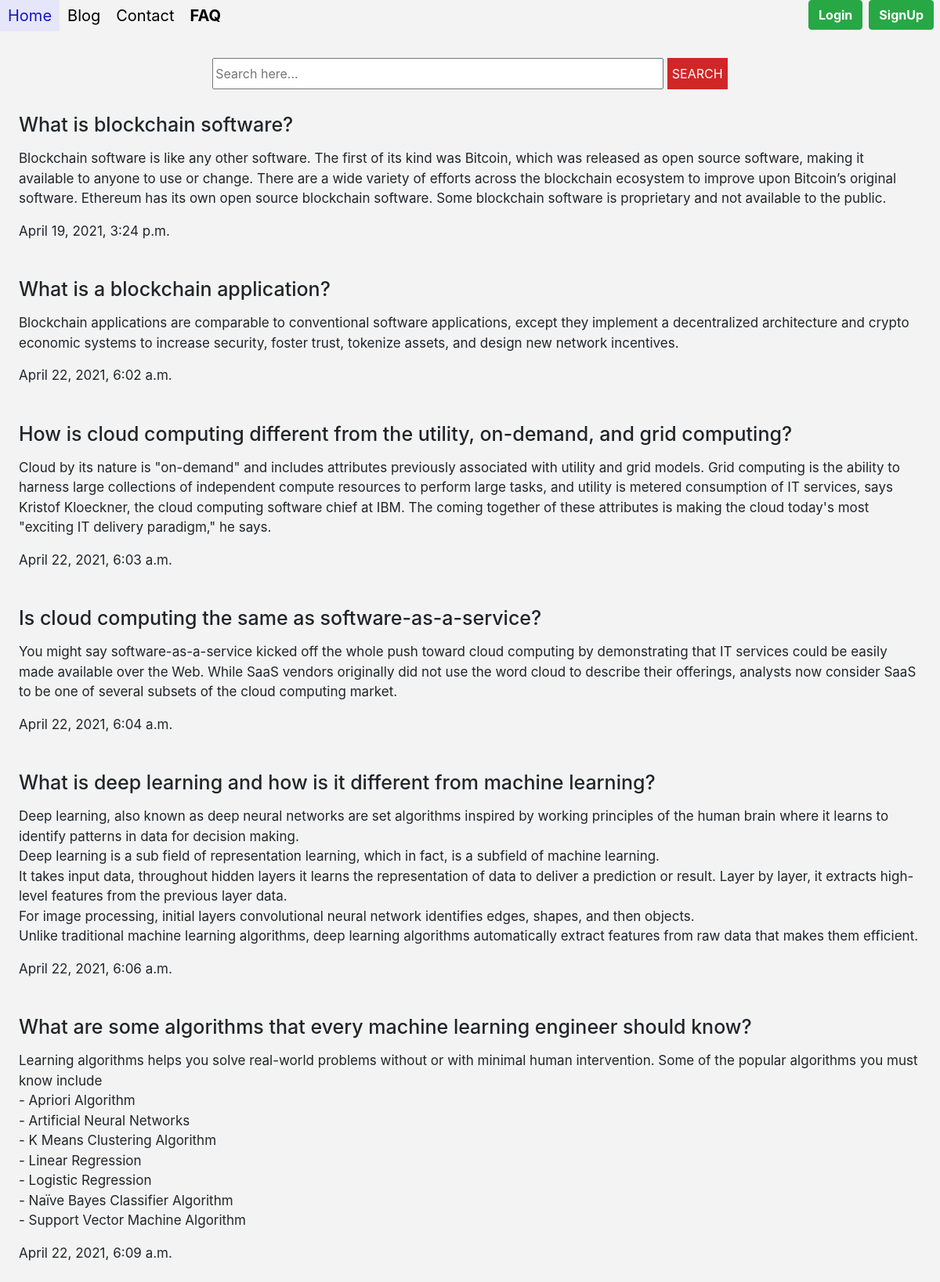
Screenshot of /faq/ with the database file from the repository.
### app/models.py (models this page shows, shortened)
class Faq(models.Model):
    sno = models.AutoField(primary_key=True)
    subject = models.CharField(max_length=255)
    question = models.TextField()
    answer = models.TextField()
    timestamp = models.DateTimeField(
        blank=True, default=datetime.now())

### app/views.py (the view)
# urls.py: path('faq/', views.faq_view, name='faq'),
def faq_view(request, *args, **kwargs):
    allFaqs = Faq.objects.all()
    context = {
        'allFaqs': allFaqs
    }
    return render(request, "app/faq.html", context)

### app/templates/app/faq.html (shortened to what this page needs)
{% extends 'app/base.html' %}
{% block faqactive %}active{% endblock faqactive %}
    {% block content %}
    <body class="rest">
        <div id = "fa">
         <form method="GET" action="/faqsearch" class="form">
            <input type="text" placeholder="Search here..." size="50" required name = "query" id ="query">
            <button type="submit">Search</button>
        </form>
        {% for faq in allFaqs %}
        <h4>{{faq.question}}</h4>
        <p>{{faq.answer|urlize|linebreaks}}</p>
        <p>{{faq.timestamp}}</p>
        {% endfor %}
        </div>
        {% endblock content %}

### staticfiles/css/style.css (style rules this page uses)
body { padding-top: 50px; }
.rest { padding-top: 50px; background-color: rgb(243, 243, 243); }
.rest .head, .rest .para, .rest .form { text-align: center; }
.rest .form button { overflow: visible; height: 40px; border: 0; color: #fff; text-transform: uppercase; background: #d12626; }
.rest .form input { height: 40px; width: 50%; }
#fa { margin: 50px 250px 50px 250px; }
#fa h4 { padding-top: 30px; font-size: 25px; }
#fa p { font-size: 17px; }
@media screen and (max-width: 1300px) { .rest #fa { margin: 2%; } }

### rows the page displays
Faq: question "What is blockchain software?", answer "Blockchain software is like any other software. The first of its kind was Bitcoin, which was released as open source software, making it available to anyone to use or change. There are a wide variety of efforts across the blockchain ecosystem to improve upon Bitcoin’s original software. Ethereum has its own open source blockchain software. Some blockchain software is proprietary and not available to the public.", timestamp "April 19, 2021, 3:24 p.m."
Faq: question "What is a blockchain application?", answer "Blockchain applications are comparable to conventional software applications, except they implement a decentralized architecture and crypto economic systems to increase security, foster trust, tokenize assets, and design new network incentives.", timestamp "April 22, 2021, 6:02 a.m."
Faq: question "How is cloud computing different from the utility, on-demand, and grid computing?", answer "Cloud by its nature is \"on-demand\" and includes attributes previously associated with utility and grid models. Grid computing is the ability to harness large collections of independent compute resources to perform large tasks, and utility is metered consumption of IT services, says Kristof Kloeckner, the cloud computing software chief at IBM. The coming together of these attributes is making the cloud today's most \"exciting IT delivery paradigm,\" he says.", timestamp "April 22, 2021, 6:03 a.m."
Faq: question "Is cloud computing the same as software-as-a-service?", answer "You might say software-as-a-service kicked off the whole push toward cloud computing by demonstrating that IT services could be easily made available over the Web. While SaaS vendors originally did not use the word cloud to describe their offerings, analysts now consider SaaS to be one of several subsets of the cloud computing market.", timestamp "April 22, 2021, 6:04 a.m."
Faq: question "What is deep learning and how is it different from machine learning?", answer "Deep learning, also known as deep neural networks are set algorithms inspired by working principles of the human brain where it learns to identify patterns in data for decision making. Deep learning is a sub field of representation learning, which in fact, is a subfield of machine learning. It takes input data, throughout hidden layers it learns the representation of data to deliver a prediction or result. Layer by layer, it extracts high-level features from the previous layer data. For image processing, initial layers convolutional neural network identifies edges, shapes, and then objects. Unlike traditional machine learning algorithms, deep learning algorithms automatically extract…", timestamp "April 22, 2021, 6:06 a.m."
Faq: question "What are some algorithms that every machine learning engineer should know?", answer "Learning algorithms helps you solve real-world problems without or with minimal human intervention. Some of the popular algorithms you must know include - Apriori Algorithm - Artificial Neural Networks - K Means Clustering Algorithm - Linear Regression - Logistic Regression - Naïve Bayes Classifier Algorithm - Support Vector Machine Algorithm", timestamp "April 22, 2021, 6:09 a.m."
